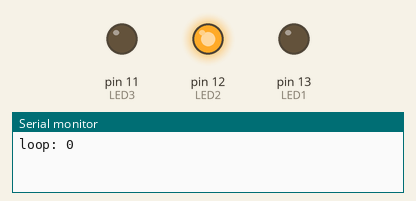
This sketch was run on a simulated Arduino Uno, built with avr-gcc and run on an emulated ATmega328P. On the bench: output pins drawn as LEDs (lit = HIGH), the last lines printed to the serial monitor.

Above: at 0.5 s.
At 3.5 s:
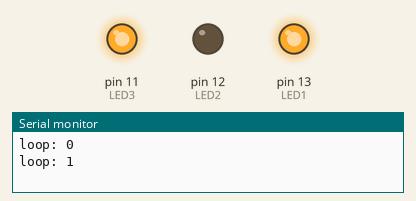
Timing chart, 0 to 4.6 s (numbered marks = the images above):
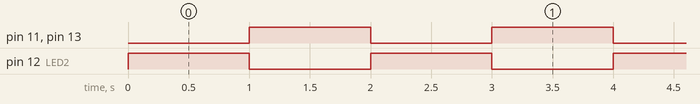

Measured:
- by itself, pin 11 (LED3), pin 12 (LED2), pin 13 (LED1): alternates HIGH for 1.0 s and LOW for 1.0 s

The sketch:

blink.pde
```cpp
#include <avr/interrupt.h>
#include <avr/io.h>

#define LED1 13
#define LED2 12
#define LED3 11


volatile int on = 0;
volatile int counter;

ISR(TIMER2_OVF_vect) {

  // Because the prescaler is 1024 and the timer is 8 bit, the timer will fire:
  // 16000000/1024/256 times per second ~ 61 times per second
  if (counter == 61) {
    counter = 0;
    if(on) {
      digitalWrite(LED1, LOW);
    }
    else {
      digitalWrite(LED1, HIGH);
    }
    on = 1 - on;
  }

  counter++;
}


void setup() {
  pinMode(LED1, OUTPUT);
  pinMode(LED2, OUTPUT);
  pinMode(LED3, OUTPUT);

  Serial.begin(9600);


  TCCR2A = 0;   // Normal counting mode
  TCCR2B = _BV(CS22) | _BV(CS21) | _BV(CS20); // prescaler: 1024


  // enable the timer
  TIMSK2 = _BV(TOIE2);
  sei();
}

int i = 0;

void loop() {
  Serial.print("loop: ");
  Serial.println(i);

  digitalWrite(LED2, HIGH);
  digitalWrite(LED3, LOW);
  delay(1000);

  digitalWrite(LED2, LOW);
  digitalWrite(LED3, HIGH);
  delay(1000);

  i++;
}
```
